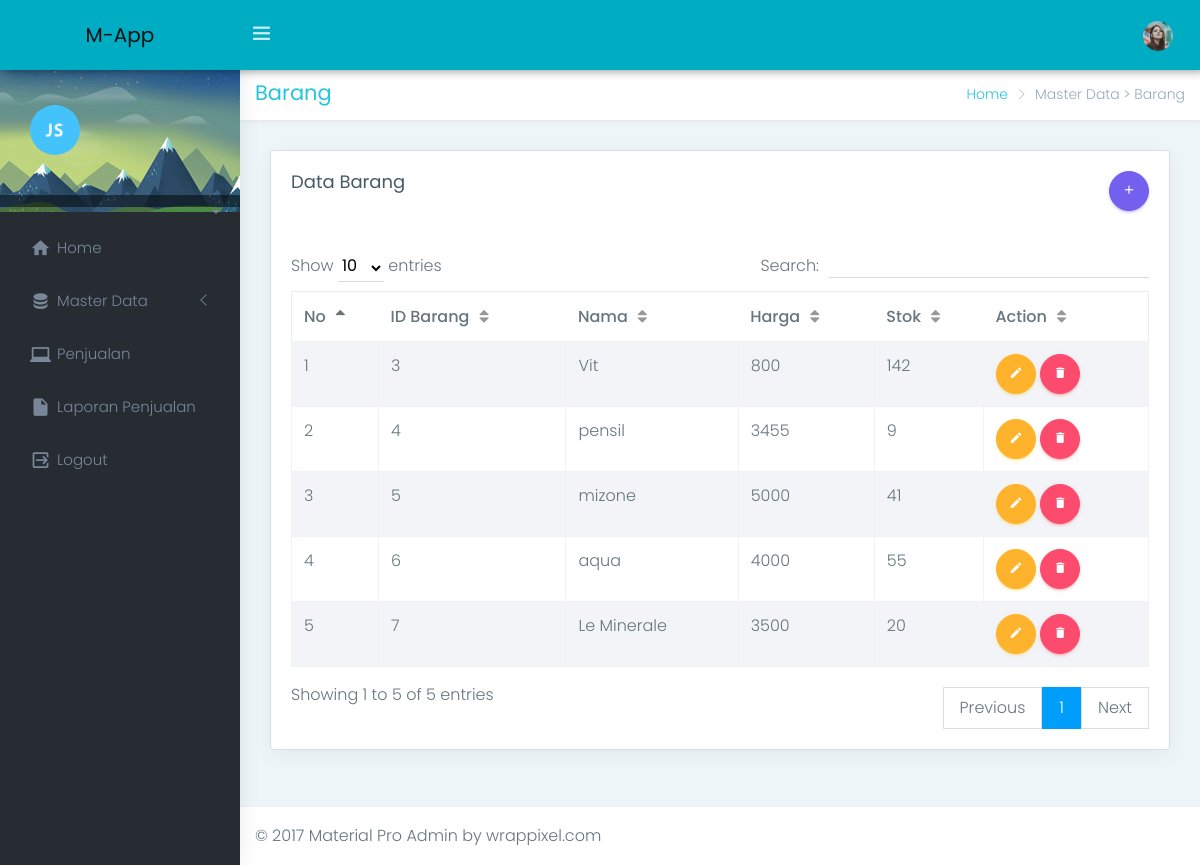
/index.php/barang, run on the app's committed database.
### tables this page shows
CREATE TABLE `m_barang` (
  `brg_id` int(11) NOT NULL,
  `brg_nama` varchar(50) NOT NULL,
  `brg_harga` float NOT NULL,
  `brg_stok` int(5) NOT NULL
);

### application/controllers/Barang.php (called while the page is built, shortened)
<?php
class Barang extends CI_Controller {
	public function index()
	{
		$data['title'] = 'Barang';
		$data['subtitle'] = 'Master Data > Barang';
		$data['page'] = 'barang/v_barang';
		$data['query'] = $this->db->get('m_barang');
		$this->load->view('v_index', $data);
	}
}

### index.php (called while the page is built, shortened)
<?php
require_once BASEPATH.'core/CodeIgniter.php';

### application/views/barang/v_barang.php (the view, shortened to what this page needs)
<div class="row">
    <div class="col-12">
        <div class="card">
            <div class="card-body">
                <h4 class="card-title">Data <?php echo $title?>
                <div class="float-right">
                    <a href="<?php echo base_url()?>index.php/barang/add_barang" class="btn btn-circle btn-primary"><i class="mdi mdi-plus"></i></a>
                </div>
                </h4>
                <div class="table-responsive m-t-40">
                    <table id="myTable" class="table table-bordered table-striped">
                        <thead>
                            <tr>
                                <th>No</th>
                                <th>ID Barang</th>
                                <th>Nama</th>
                                <th>Harga</th>
                                <th>Stok</th>
                                <th>Action</th>
                            </tr>
                        </thead>
                        <tbody>
                            <?php
                                $no = 1;
                                foreach($query->result() as $row){
                            ?>
                            <tr>
                                <td><?php echo $no;?></td>
                                <td><?php echo $row->brg_id?></td>
                                <td><?php echo $row->brg_nama?></td>
                                <td><?php echo $row->brg_harga?></td>
                                <td><?php echo $row->brg_stok?></td>
                                <td>
                                    <a href="<?php echo base_url()?>index.php/barang/edit_barang/<?php echo $row->brg_id?>" class="btn btn-circle btn-warning"><i class="mdi mdi-pencil"></i></a>
                                    <a href="<?php echo base_url()?>index.php/barang/delete_barang/<?php echo $row->brg_id?>" onclick="return confirm('Apakah anda yakin akan menghapus data ini?')" class="btn btn-circle btn-danger"><i class="mdi mdi-delete"></i></a>
                                </td>
                            </tr>
                            <?php
                            $no++;
                            } ?>
                        </tbody>
                    </table>
                </div>
            </div>
        </div>
    </div>
</div>

### assets/css/colors/green-dark.css (style rules this page uses)
a { color: #26c6da; }

### data on the page
m_barang: brg_id "3", brg_nama "Vit", brg_harga "800", brg_stok "142"
m_barang: brg_id "4", brg_nama "pensil", brg_harga "3455", brg_stok "9"
m_barang: brg_id "5", brg_nama "mizone", brg_harga "5000", brg_stok "41"
m_barang: brg_id "6", brg_nama "aqua", brg_harga "4000", brg_stok "55"
m_barang: brg_id "7", brg_nama "Le Minerale", brg_harga "3500", brg_stok "20"

### other printed values
$title "Barang"
$subtitle "Master Data > Barang"
